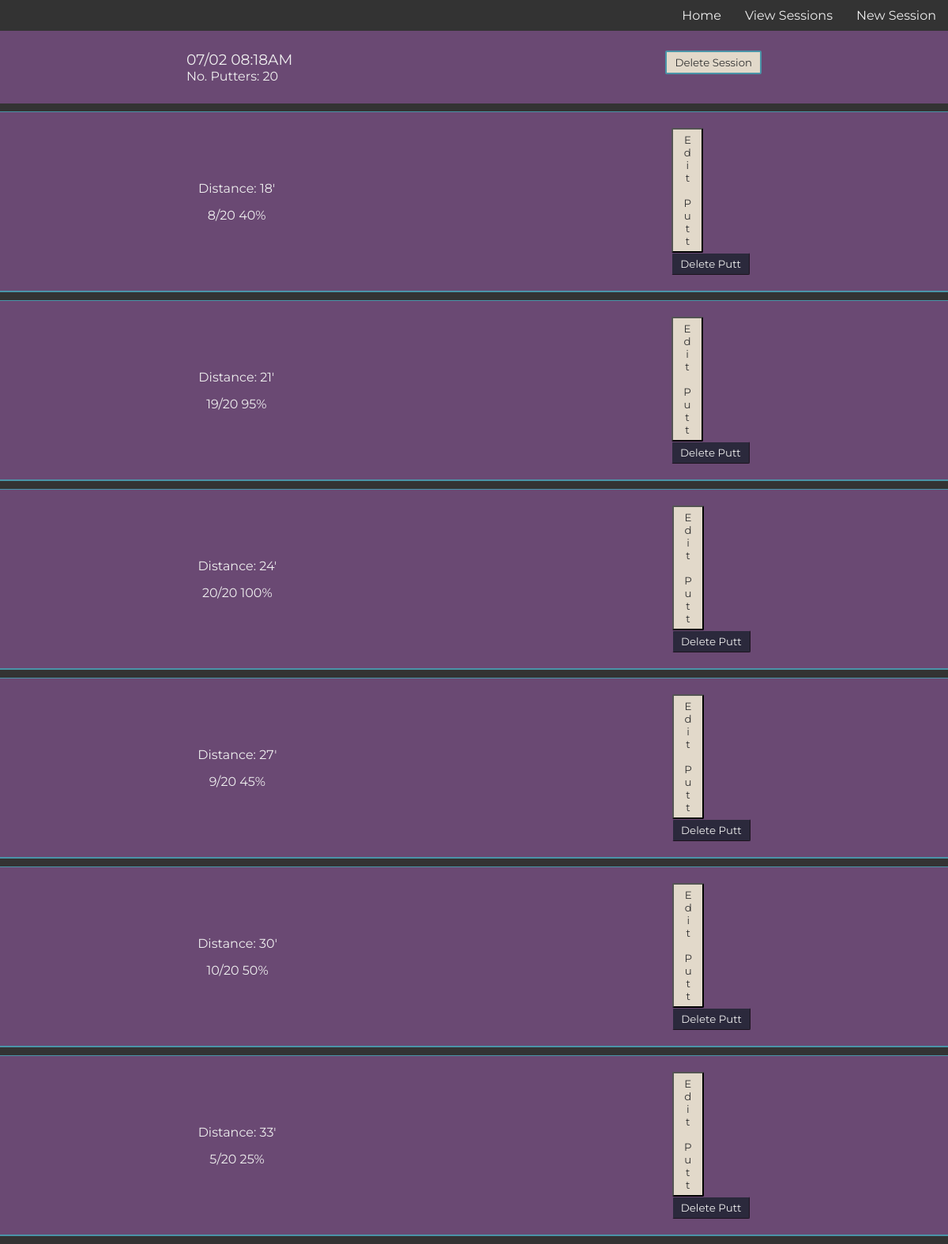
Screenshot of /puttsesh/view/5 (signed in) with the database file from the repository.
### model.py (models this page shows)
class PuttSesh(Model):
    user = ForeignKeyField(User, field=User.username, on_delete='CASCADE')
    date = DateTimeField()
    no_putters = IntegerField()
    class Meta:
        database = db

class Putt(Model):
    putt_sesh = ForeignKeyField(PuttSesh, on_delete='CASCADE')
    putts_made = IntegerField()
    distance = IntegerField()
    class Meta:
        database = db

### main.py (the view, shortened to what this page needs)
@app.route('/puttsesh/view/<sesh_id>', methods=['GET', 'POST'])
@login_required
def view_puttsesh_single(sesh_id):
    single_session = PuttSesh.select().where(PuttSesh.id == sesh_id).get()
    associated_putts = Putt.select().where(Putt.putt_sesh == single_session)
    return render_template('view_puttsesh_single.jinja2',
                           single_session=single_session,
                           putts=associated_putts)

### main.py (called while the page is built)
def login_required(f):
    @wraps(f)
    def wrap(*args, **kwargs):
        if 'logged_in_user' in session:
            return f(*args, **kwargs)
        else:
            return redirect(url_for('login'))
    return wrap

### templates/view_puttsesh_single.jinja2 (shortened to what this page needs)
{% extends "base.jinja2" %}
{% block content %}
<div class='outer-container'>
    <div class='view-single-header-container'>
        <div>
            <h3>{{ single_session.date.strftime('%m/%d %I:%M%p') }}</h3>
            <p>No. Putters:
                <span class='no_putters'>{{ single_session.no_putters }}</span>
            </p>
        </div>
        <div puttsesh-id="{{ single_session.id }}">
            {% if session.get('current_sesh_id') != single_session.id %}
                <button class="delete-session-button">Delete Session</button>
            {% endif %}
        </div>
    </div>
    <div class='putts-container'>
        {% for putt in putts %}
        <div class='single-putt-container'>
            <div class='single-putt-info'>
                <p>Distance: {{ putt.distance }}'</p>
                <p><span class='putts-made-{{putt.id}}'>{{ putt.putts_made }}</span>/{{ single_session.no_putters}}
                    {{ ((putt.putts_made / single_session.no_putters) * 100) | int }}%
                </p>
            </div>
            <div class='edit-delete-container'>
                <div class='putt-edit-container' puttsesh-id="{{ single_session.id }}" putt-id="{{ putt.id }}">
                    <button class='edit-button'>Edit Putt</button>
                </div>
                <div class='putt-delete-container' puttsesh-id="{{ single_session.id }}" putt-id="{{ putt.id }}">
                    <button class="delete-button">Delete Putt</button>
                </div>
            </div>
        </div>
        {% endfor %}
    </div>
</div>
{% endblock content %}

### static/css/main.css (style rules this page uses)
:root { --main-box-shadow: 1px 1px 3px 0px rgba(51, 51, 51, 0.15); --white-font: #efefef; --dark-grey-font: #333; --grey-font: #666; --light-grey-font: #ddd; --red: #cc0000; --darker-red: #bb0000; --transition-time: 300ms; --purple: #6A4973; --nude: #E2D9CA; --blue-gray: #4A94A8; --dark-blue: #2B293C; --blue-thick-border: solid 2px var(--blue-gray); --blue-thin-border: solid 1px var(--blue-gray); --purple-thick-border: solid 2px var(--purple); }
* { box-sizing: border-box; color: var(--white-font); font-family: 'Montserrat'; font-weight: normal; margin: 0; padding: 0; }
body { background: var(--dark-grey-font); }
.outer-container { align-items: center; display: flex; flex-direction: column; }
.view-single-header-container { background: var(--purple); display: flex; justify-content: space-around; padding: 25px 0; width: 100%; }
.putts-container { width: 100% }
.single-putt-container { align-items: center; background: var(--purple); border-bottom: var(--blue-thick-border); border-top: var(--blue-thin-border); display: flex; justify-content: space-around; margin: 10px 0; padding: 20px 0; transition: 300ms; width: 100%; }
.single-putt-info { text-align: center; }
.single-putt-info p { margin: 5px 0; padding: 5px 0; }
.delete-button, .edit-button, .delete-session-button { border-radius: 2px; color: var(--dark-grey-font); padding: 5px 10px; transition: var(--transition-time); }
.delete-session-button { background: var(--nude); border: var(--blue-thick-border); }
.edit-button { background: var(--nude); writing-mode: vertical-rl; text-orientation: upright; }
.delete-button { background: var(--dark-blue); border: var(--purple) outset 1px; color: var(--white-font); }

### rows the page displays
PuttSesh: date "07/02 08:18AM", no_putters "20"
Putt: distance "18", putts_made "8", ((putt.putts_made/single_session.no_putters)*100)|int "40"
Putt: distance "21", putts_made "19", ((putt.putts_made/single_session.no_putters)*100)|int "95"
Putt: distance "24", putts_made "20", ((putt.putts_made/single_session.no_putters)*100)|int "100"
Putt: distance "27", putts_made "9", ((putt.putts_made/single_session.no_putters)*100)|int "45"
Putt: distance "30", putts_made "10", ((putt.putts_made/single_session.no_putters)*100)|int "50"
Putt: distance "33", putts_made "5", ((putt.putts_made/single_session.no_putters)*100)|int "25"
